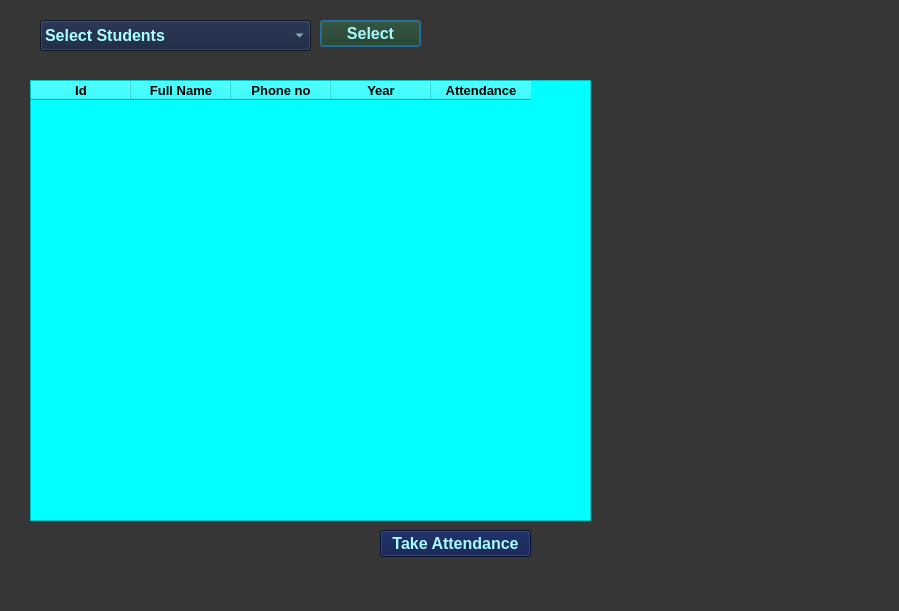
<?xml version="1.0" encoding="UTF-8"?>
<ui version="4.0">
 <class>Dialog</class>
 <widget class="QDialog" name="Dialog">
  <property name="geometry">
   <rect>
    <x>0</x>
    <y>0</y>
    <width>899</width>
    <height>611</height>
   </rect>
  </property>
  <property name="windowTitle">
   <string>Dialog</string>
  </property>
  <property name="styleSheet">
   <string notr="true">background-color:rgb(54,54,54);</string>
  </property>
  <widget class="QComboBox" name="classsection">
   <property name="geometry">
    <rect>
     <x>40</x>
     <y>20</y>
     <width>271</width>
     <height>31</height>
    </rect>
   </property>
   <property name="font">
    <font>
     <pointsize>12</pointsize>
     <weight>75</weight>
     <bold>true</bold>
    </font>
   </property>
   <property name="styleSheet">
    <string notr="true">background-color:rgb(19, 31, 59);
color:rgb(170, 255, 255)</string>
   </property>
   <item>
    <property name="text">
     <string>Select Students</string>
    </property>
   </item>
  </widget>
  <widget class="QPushButton" name="selectclass">
   <property name="geometry">
    <rect>
     <x>320</x>
     <y>20</y>
     <width>101</width>
     <height>27</height>
    </rect>
   </property>
   <property name="font">
    <font>
     <pointsize>12</pointsize>
     <weight>75</weight>
     <bold>true</bold>
    </font>
   </property>
   <property name="styleSheet">
    <string notr="true">background-color:rgb(31, 54, 24);
color:rgb(165, 251, 255)

</string>
   </property>
   <property name="text">
    <string>Select</string>
   </property>
  </widget>
  <widget class="QStackedWidget" name="stackedWidget">
   <property name="geometry">
    <rect>
     <x>20</x>
     <y>60</y>
     <width>831</width>
     <height>541</height>
    </rect>
   </property>
   <property name="font">
    <font>
     <pointsize>7</pointsize>
    </font>
   </property>
   <property name="styleSheet">
    <string notr="true"/>
   </property>
   <property name="currentIndex">
    <number>0</number>
   </property>
   <widget class="QWidget" name="page">
    <widget class="QTableWidget" name="classtable">
     <property name="geometry">
      <rect>
       <x>10</x>
       <y>20</y>
       <width>561</width>
       <height>441</height>
      </rect>
     </property>
     <property name="font">
      <font>
       <pointsize>12</pointsize>
       <weight>75</weight>
       <bold>true</bold>
      </font>
     </property>
     <property name="styleSheet">
      <string notr="true">background-color:rgb(0, 255, 255)</string>
     </property>
     <column>
      <property name="text">
       <string>Id</string>
      </property>
      <property name="font">
       <font>
        <pointsize>10</pointsize>
        <weight>75</weight>
        <bold>true</bold>
       </font>
      </property>
     </column>
     <column>
      <property name="text">
       <string>Full Name</string>
      </property>
      <property name="font">
       <font>
        <pointsize>10</pointsize>
        <weight>75</weight>
        <bold>true</bold>
       </font>
      </property>
     </column>
     <column>
      <property name="text">
       <string>Phone no</string>
      </property>
      <property name="font">
       <font>
        <pointsize>10</pointsize>
        <weight>75</weight>
        <bold>true</bold>
       </font>
      </property>
     </column>
     <column>
      <property name="text">
       <string>Year</string>
      </property>
      <property name="font">
       <font>
        <pointsize>10</pointsize>
        <weight>75</weight>
        <bold>true</bold>
       </font>
      </property>
     </column>
     <column>
      <property name="text">
       <string>Attendance</string>
      </property>
      <property name="font">
       <font>
        <pointsize>10</pointsize>
        <weight>75</weight>
        <bold>true</bold>
       </font>
      </property>
     </column>
    </widget>
    <widget class="QPushButton" name="takeattendance">
     <property name="geometry">
      <rect>
       <x>360</x>
       <y>470</y>
       <width>151</width>
       <height>27</height>
      </rect>
     </property>
     <property name="font">
      <font>
       <pointsize>12</pointsize>
       <weight>75</weight>
       <bold>true</bold>
      </font>
     </property>
     <property name="styleSheet">
      <string notr="true">background-color:rgb(6, 21, 72);
color:rgb(165, 251, 255)

</string>
     </property>
     <property name="text">
      <string>Take Attendance</string>
     </property>
    </widget>
   </widget>
   <widget class="QWidget" name="page_2">
    <widget class="QCalendarWidget" name="calendar">
     <property name="geometry">
      <rect>
       <x>20</x>
       <y>0</y>
       <width>311</width>
       <height>201</height>
      </rect>
     </property>
     <property name="styleSheet">
      <string notr="true">background-color:rgb(174, 254, 255);
color:rgb(9, 9, 9)</string>
     </property>
    </widget>
    <widget class="QListWidget" name="list1">
     <property name="geometry">
      <rect>
       <x>30</x>
       <y>240</y>
       <width>301</width>
       <height>291</height>
      </rect>
     </property>
     <property name="styleSheet">
      <string notr="true">background-color:rgb(174, 254, 255);
color:rgb(9, 9, 9)</string>
     </property>
    </widget>
    <widget class="QLineEdit" name="lineEdit">
     <property name="geometry">
      <rect>
       <x>610</x>
       <y>20</y>
       <width>171</width>
       <height>31</height>
      </rect>
     </property>
     <property name="font">
      <font>
       <pointsize>10</pointsize>
       <weight>75</weight>
       <bold>true</bold>
      </font>
     </property>
     <property name="styleSheet">
      <string notr="true">background-color:rgb(174, 254, 255);
color:rgb(9, 9, 9)</string>
     </property>
     <property name="text">
      <string/>
     </property>
    </widget>
    <widget class="QLabel" name="label">
     <property name="geometry">
      <rect>
       <x>380</x>
       <y>20</y>
       <width>211</width>
       <height>31</height>
      </rect>
     </property>
     <property name="font">
      <font>
       <pointsize>12</pointsize>
       <weight>75</weight>
       <bold>true</bold>
      </font>
     </property>
     <property name="styleSheet">
      <string notr="true">
color:rgb(170, 255, 255)</string>
     </property>
     <property name="text">
      <string>Please confirm your name :</string>
     </property>
    </widget>
    <widget class="QListWidget" name="list2">
     <property name="geometry">
      <rect>
       <x>370</x>
       <y>240</y>
       <width>301</width>
       <height>291</height>
      </rect>
     </property>
     <property name="styleSheet">
      <string notr="true">background-color:rgb(174, 254, 255);
color:rgb(9, 9, 9)</string>
     </property>
    </widget>
    <widget class="QLabel" name="label_2">
     <property name="geometry">
      <rect>
       <x>30</x>
       <y>210</y>
       <width>211</width>
       <height>31</height>
      </rect>
     </property>
     <property name="font">
      <font>
       <pointsize>12</pointsize>
       <weight>75</weight>
       <bold>true</bold>
      </font>
     </property>
     <property name="styleSheet">
      <string notr="true">
color:rgb(170, 255, 255)</string>
     </property>
     <property name="text">
      <string>Students list:</string>
     </property>
    </widget>
    <widget class="QLabel" name="label_3">
     <property name="geometry">
      <rect>
       <x>380</x>
       <y>210</y>
       <width>211</width>
       <height>31</height>
      </rect>
     </property>
     <property name="font">
      <font>
       <pointsize>12</pointsize>
       <weight>75</weight>
       <bold>true</bold>
      </font>
     </property>
     <property name="styleSheet">
      <string notr="true">
color:rgb(170, 255, 255)</string>
     </property>
     <property name="text">
      <string>Attendees:</string>
     </property>
    </widget>
    <widget class="QLabel" name="label_5">
     <property name="geometry">
      <rect>
       <x>380</x>
       <y>80</y>
       <width>151</width>
       <height>31</height>
      </rect>
     </property>
     <property name="font">
      <font>
       <pointsize>12</pointsize>
       <weight>75</weight>
       <bold>true</bold>
      </font>
     </property>
     <property name="styleSheet">
      <string notr="true">
color:rgb(170, 255, 255)</string>
     </property>
     <property name="text">
      <string>Point to be noted: </string>
     </property>
    </widget>
    <widget class="QTextEdit" name="textEdit">
     <property name="geometry">
      <rect>
       <x>530</x>
       <y>80</y>
       <width>291</width>
       <height>101</height>
      </rect>
     </property>
     <property name="font">
      <font>
       <weight>75</weight>
       <bold>true</bold>
      </font>
     </property>
     <property name="styleSheet">
      <string notr="true">color:rgb(255, 221, 249)</string>
     </property>
     <property name="html">
      <string>&lt;!DOCTYPE HTML PUBLIC &quot;-//W3C//DTD HTML 4.0//EN&quot; &quot;http://www.w3.org/TR/REC-html40/strict.dtd&quot;&gt;
&lt;html&gt;&lt;head&gt;&lt;meta name=&quot;qrichtext&quot; content=&quot;1&quot; /&gt;&lt;style type=&quot;text/css&quot;&gt;
p, li { white-space: pre-wrap; }
&lt;/style&gt;&lt;/head&gt;&lt;body style=&quot; font-family:'MS Shell Dlg 2'; font-size:8.25pt; font-weight:600; font-style:normal;&quot;&gt;
&lt;p style=&quot; margin-top:0px; margin-bottom:0px; margin-left:0px; margin-right:0px; -qt-block-indent:0; text-indent:0px;&quot;&gt;&lt;span style=&quot; font-size:10pt;&quot;&gt;Double click on students list to take attendance.You can undo this operation by double clicking a particular student from attendees list.Click on save button to save attendance.&lt;/span&gt;&lt;/p&gt;&lt;/body&gt;&lt;/html&gt;</string>
     </property>
    </widget>
    <widget class="QPushButton" name="saveattendance">
     <property name="geometry">
      <rect>
       <x>710</x>
       <y>410</y>
       <width>91</width>
       <height>41</height>
      </rect>
     </property>
     <property name="font">
      <font>
       <pointsize>12</pointsize>
       <weight>75</weight>
       <bold>true</bold>
      </font>
     </property>
     <property name="styleSheet">
      <string notr="true">background-color:rgb(174, 254, 255);
color:rgb(9, 9, 9)</string>
     </property>
     <property name="text">
      <string>Save </string>
     </property>
    </widget>
    <widget class="QPushButton" name="saveattendance_2">
     <property name="geometry">
      <rect>
       <x>710</x>
       <y>470</y>
       <width>91</width>
       <height>41</height>
      </rect>
     </property>
     <property name="font">
      <font>
       <pointsize>12</pointsize>
       <weight>75</weight>
       <bold>true</bold>
      </font>
     </property>
     <property name="styleSheet">
      <string notr="true">background-color:rgb(174, 254, 255);
color:rgb(9, 9, 9)</string>
     </property>
     <property name="text">
      <string>Go back</string>
     </property>
    </widget>
   </widget>
  </widget>
 </widget>
 <resources/>
 <connections/>
</ui>
